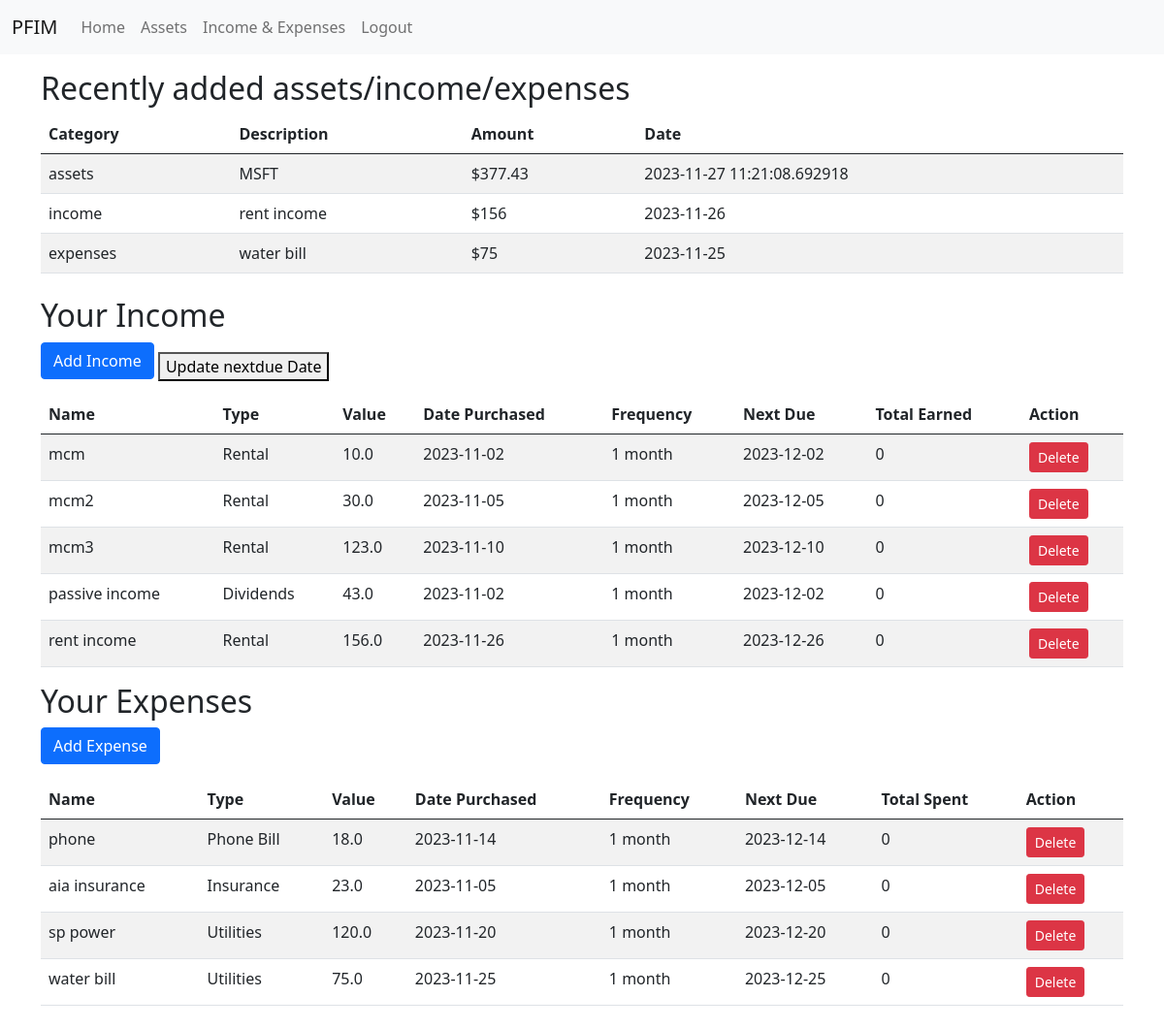
Page /incomeandexpenses (signed in) on the committed database.
### tables this page shows
CREATE TABLE income (
            incomeid INTEGER PRIMARY KEY AUTOINCREMENT,
            name VARCHAR(64) NOT NULL,
            value FLOAT NOT NULL,
            transactionid INTEGER REFERENCES transactions(transactionid),
            datepurchased TIMESTAMP,
            userid INTEGER REFERENCES users(userid),
            freqid INTEGER REFERENCES frequency(freqid),
            nextdue TIMESTAMP
        );

CREATE TABLE transactions (
            transactionid INTEGER PRIMARY KEY AUTOINCREMENT,
            type VARCHAR(64) NOT NULL,
            category VARCHAR(64)
        );

CREATE TABLE frequency (
            freqid INTEGER PRIMARY KEY AUTOINCREMENT,
            freqtype VARCHAR(64) NOT NULL
        );

CREATE TABLE expenses (
            expenseId INTEGER PRIMARY KEY AUTOINCREMENT,
            name VARCHAR(64) NOT NULL,
            value FLOAT NOT NULL,
            transactionid INTEGER REFERENCES transactions(transactionid),
            datepurchased TIMESTAMP,
            userid INTEGER REFERENCES users(userid),
            frequency INTEGER REFERENCES frequency(freqid),
            nextdue TIMESTAMP
        );

### index.py (the view)
@app.route('/incomeandexpenses')
def view_income_and_expenses():
    incomes = db.get_all_incomes(session['id'])
    expenses = db.get_all_expenses(session['id'])
    return render_template('incomeandexpenses.html', incomes=incomes, expenses=expenses)

### DBoperations.py (called while the page is built)
def get_db_connection():
    conn = sqlite3.connect(DATABASE, check_same_thread=False)
    return conn

def get_all_incomes(user_id):
    conn = get_db_connection()
    cur = conn.cursor()
    cur.execute("""
        SELECT
            i.incomeid,
            i.name,
            t.type,
            i.value,
            i.datepurchased,
            f.freqtype,
            i.nextdue
        FROM
            income i
        JOIN
            frequency f ON i.freqid = f.freqid
        JOIN
            transactions t ON i.transactionid = t.transactionid
        WHERE
            i.userid = ?;
    """, (user_id,))
    incomes = []
    for record in cur.fetchall():
        total_earned = calculate_total(record[3], record[4], record[5])
        incomes.append(record + (total_earned,))
    conn.close()
    print(incomes)
    return incomes

def calculate_total(value, date_purchased_str, frequency):
    date_purchased = datetime.strptime(date_purchased_str, '%Y-%m-%d')
    current_date = datetime.now()
    if frequency == 'Daily':
        days_passed = (current_date - date_purchased).days
        return days_passed * value
    elif frequency == 'Weekly':
        weeks_passed = (current_date - date_purchased).days // 7
        return weeks_passed * value
    elif frequency == 'Monthly':
        months_passed = relativedelta(current_date, date_purchased).months + \
                        relativedelta(current_date, date_purchased).years * 12
        return months_passed * value
    elif frequency == 'Yearly':
        years_passed = relativedelta(current_date, date_purchased).years
        return years_passed * value
    return 0

def get_all_expenses(user_id):
    conn = get_db_connection()
    cur = conn.cursor()
    cur.execute("""
        SELECT
            e.expenseId,
            e.name,
            t.type,
            e.value,
            e.datepurchased,
            f.freqtype,
            e.nextdue
        FROM
            expenses e
        JOIN
            frequency f ON e.frequency = f.freqid
        JOIN
            transactions t ON e.transactionid = t.transactionid
        WHERE
            e.userid = ?;
    """, (user_id,))
    expenses = []
    for record in cur.fetchall():
        total_spent = calculate_total(record[3], record[4], record[5])
        expenses.append(record + (total_spent,))
    conn.close()
    return expenses

### templates/incomeandexpenses.html (shortened to what this page needs)
<!DOCTYPE html>
<html>
<head>
</head>
<body>
    {% include 'navbar.html' %}
    <div class="container mt-3">
        <h2>Recently added assets/income/expenses</h2>
        <table class="table table-striped">
            <thead>
                <tr>
                    <th>Category</th>
                    <th>Description</th>
                    <th>Amount</th>
                    <th>Date</th>
                </tr>
            </thead>
            <tbody id="api-data-table">
            </tbody>
        </table>
    </div>
    <div class="container my-4">
        <h2>Your Income</h2>
        <button onclick="location.href='/add_income'" class="btn btn-primary mb-3">Add Income</button>
        <button onclick="location.href='/update_nextdue'">Update nextdue Date</button>
        <table class="table table-striped table-hover">
            <thead>
                <tr>
                    <th>Name</th>
                    <th>Type</th>
                    <th>Value</th>
                    <th>Date Purchased</th>
                    <th>Frequency</th>
                    <th>Next Due</th>
                    <th>Total Earned</th>
                    <th>Action</th>
                </tr>
            </thead>
            <tbody>
                {% for income in incomes %}
                <tr>
                    <td>{{ income[1] }}</td>
                    <td>{{ income[2] }}</td>
                    <td>{{ income[3] }}</td>
                    <td>{{ income[4] }}</td>
                    <td>{{ income[5] }}</td>
                    <td>{{ income[6] }}</td>
                    <td>{{ income[7] }}</td>
                    <td>
                        <form action="/delete_income" method="post">
                            <button type="submit" class="btn btn-danger btn-sm">Delete</button>
                        </form>
                    </td>
                </tr>
                {% endfor %}
            </tbody>
        </table>
        <h2>Your Expenses</h2>
        <button onclick="location.href='/add_expense'" class="btn btn-primary mb-3">Add Expense</button>
        <table class="table table-striped table-hover">
            <thead>
                <tr>
                    <th>Name</th>
                    <th>Type</th>
                    <th>Value</th>
                    <th>Date Purchased</th>
                    <th>Frequency</th>
                    <th>Next Due</th>
                    <th>Total Spent</th>
                    <th>Action</th>
                </tr>
            </thead>
            <tbody>
                {% for expense in expenses %}
                <tr>
                    <td>{{ expense[1] }}</td>
                    <td>{{ expense[2] }}</td>
                    <td>{{ expense[3] }}</td>
                    <td>{{ expense[4] }}</td>
                    <td>{{ expense[5] }}</td>
                    <td>{{ expense[6] }}</td>
                    <td>{{ expense[7] }}</td>
                    <td>
                        <form action="/delete_expense" method="post">
                            <button type="submit" class="btn btn-danger btn-sm">Delete</button>
                        </form>
                    </td>
                </tr>
                {% endfor %}
            </tbody>
        </table>
    </div>
</body>
</html>

### rows in the picture
income: name "mcm", type "Rental", value "10.0", datepurchased "2023-11-02", freqtype "1 month", nextdue "2023-12-02", income "0"
income: name "mcm2", type "Rental", value "30.0", datepurchased "2023-11-05", freqtype "1 month", nextdue "2023-12-05", income "0"
income: name "mcm3", type "Rental", value "123.0", datepurchased "2023-11-10", freqtype "1 month", nextdue "2023-12-10", income "0"
income: name "passive income", type "Dividends", value "43.0", datepurchased "2023-11-02", freqtype "1 month", nextdue "2023-12-02", income "0"
income: name "rent income", type "Rental", value "156.0", datepurchased "2023-11-26", freqtype "1 month", nextdue "2023-12-26", income "0"
expenses: name "phone", type "Phone Bill", value "18.0", datepurchased "2023-11-14", freqtype "1 month", nextdue "2023-12-14", expense "0"
expenses: name "aia insurance", type "Insurance", value "23.0", datepurchased "2023-11-05", freqtype "1 month", nextdue "2023-12-05", expense "0"
expenses: name "sp power", type "Utilities", value "120.0", datepurchased "2023-11-20", freqtype "1 month", nextdue "2023-12-20", expense "0"
expenses: name "water bill", type "Utilities", value "75.0", datepurchased "2023-11-25", freqtype "1 month", nextdue "2023-12-25", expense "0"
